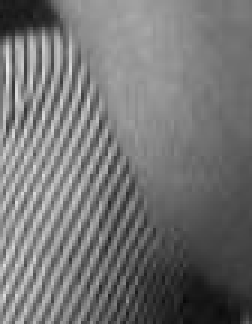
%> input picture test0.PNG, 84 x 108 px (shown 3 times larger)
$ octave main.m   (GNU Octave 9; MATLAB toolbox functions it lacks are replaced by stand-ins)
%> lines starting %> are read from the running program, lines starting %| are printed output that depends on the picture; in (x1, y1, x2, y2) boxes, pixels count from 0 and x2, y2 are one past the last pixel; in counts of white or black regions, pixels touching at a corner belong together; the program's own positions count from 1
### loadimgs.m
%---------------------------------------------------------------------
% Loads the an image and it's fill region, using 'fillColor' as a marker
% value for knowing which pixels are to be filled.
%---------------------------------------------------------------------
function [img,fillImg,fillRegion] = loadimgs(imgFilename,fillFilename,fillColor)
img = imread(imgFilename); fillImg = imread(fillFilename);
fillRegion = fillImg(:,:,1)==fillColor(1) & fillImg(:,:,2)==fillColor(2) & fillImg(:,:,3)==fillColor(3);

### criminisi_inpaint.m
function [ x, u, num_of_iter ] = criminisi_inpaint( img,fillImg,fillRegion )

display('.......................')
disp('Criminisi Method')
display('.......................')

fillColor=[0 255 0];

img = double(img);
x=img;
origImg = img;
ind = img2ind(img);
sz = [size(img,1) size(img,2)];
sourceRegion = ~fillRegion;

%% Initialize isophote values
[Ix(:,:,3) Iy(:,:,3)] = gradient(img(:,:,3));
[Ix(:,:,2) Iy(:,:,2)] = gradient(img(:,:,2));
[Ix(:,:,1) Iy(:,:,1)] = gradient(img(:,:,1));
Ix = sum(Ix,3)/(3*255);
Iy = sum(Iy,3)/(3*255);

% Rotate gradient 90 degrees
temp = Ix;
Ix = -Iy;
Iy = temp;

%% Initialize confidence and data terms
C = double(sourceRegion);
D = repmat(-.1,sz);

  fillMovie(1).cdata=uint8(img);
  fillMovie(1).colormap=[];
  origImg(1,1,:) = fillColor;
  iter = 2;
%   figure;
%   imshow(uint8(fillImg))

%% Modified
tic

num_of_iter=0;
while any(fillRegion(:)) % Determine whether any array elements are nonzero

    num_of_iter=num_of_iter+1;

    B=[1,1,1;1,-8,1;1,1,1];
    dR = find(conv2(double(fillRegion),B,'same')>0); % Boundary Points
    [Nx,Ny] = gradient(double(~fillRegion));
    N = [Nx(dR(:)) Ny(dR(:))]; % Gradients at Boundary Points
    N = normr(N);
    N(~isfinite(N))=0; % handle NaN and Inf

    % Compute confidences along the fill front
    for k=dR'
        Hp = getpatch(sz,k);
        q = Hp(~(fillRegion(Hp)));
        C(k) = sum(C(q))/numel(Hp); % numel : number of elements
    end

  % Compute patch priorities = confidence term * data term
  D(dR) = abs(Ix(dR).*N(:,1)+Iy(dR).*N(:,2)) + 0.001;
  priorities = C(dR).* D(dR);

  % Find patch with maximum priority, Hp
  [unused,ndx] = max(priorities(:));
  p = dR(ndx(1));
  [Hp,rows,cols] = getpatch(sz,p);
  toFill = fillRegion(Hp);

  % Find exemplar that minimizes error, Hq
  Hq = bestexemplar(img,img(rows,cols,:),toFill',sourceRegion);


  % Update fill region
  fillRegion(Hp(toFill)) = false;

  % Propagate confidence & isophote values
  C(Hp(toFill))  = C(p);
  Ix(Hp(toFill)) = Ix(Hq(toFill));
  Iy(Hp(toFill)) = Iy(Hq(toFill));

  % Copy image data from Hq to Hp
  ind(Hp(toFill)) = ind(Hq(toFill));
  img(rows,cols,:) = ind2img(ind(rows,cols),origImg);

    ind2 = ind;
    ind2(fillRegion) = 1;
    fillMovie(iter).cdata=uint8(ind2img(ind2,origImg));
    fillMovie(iter).colormap=[];

    iter = iter+1;

end
toc

inpaintedImg=img;
i1=inpaintedImg;
u=i1;
i2=origImg;
i3=fillImg;
c=C;
d=D;

figure;
subplot(131);image(uint8(i2)); title('Original image');
subplot(132);image(uint8(i3)); title('Fill region');
subplot(133);image(uint8(i1)); title('Inpainted image');
figure;
imshow(uint8(i1));


% [4 lines of commented-out code are left out]

end

### img2ind.m
function ind = img2ind(img)
s=size(img);
ind=reshape(1:s(1)*s(2),s(1),s(2)); % indices in verticle manner

### main.m
clc;
close all;
clear all;

display('.....Choose Method.....')
display('.......................')
display('1. Criminisi')
display('2. CIEI')
display('3. p-Laplace')
display('4. Proposed (ISEF based)')
display('.......................')

method  =   input('Enter your choice for method : ');
%> the answer given: 1

display('.....Choose Image.....')
display('.......................')
display('1. Structure + Texture')
display('2. Bungee')
display('3. Kids')
display('4. Lena')
display('5. Shoes')
display('6. Pratik')
display('7. Horse')
display('.......................')

user_image = input('Enter your choice of image : ');
%> the answer given: 1

display('.......................')

if     user_image==1
    [img,fillImg,fillRegion] = loadimgs('test0.png','test1.png',[255 0 0]);
%> in loadimgs, img is the input picture: size 108x84x3 uint8; min 8, max 231, mean 115.7
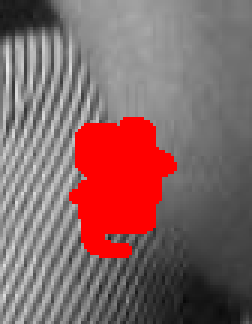
%> input picture test1.PNG, 84 x 108 px (shown 3 times larger)
%> in loadimgs, fillImg is the input picture: size 108x84x3 uint8; mean R, G, B 132.9, 100.7, 100.7
%> in loadimgs, `fillRegion = fillImg(:,:,1)==fillColor(1) & fillImg(:,:,2)==fillColor(..`:
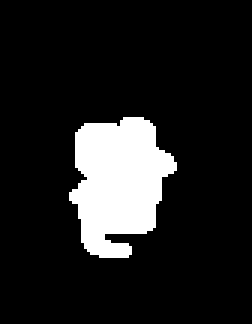
%> fillRegion: size 108x84 logical (shown 3 times larger); 12.7% white; 1 white region, box (x1, y1, x2, y2) and area: (23, 39, 59, 86) 1148
elseif user_image==2
    [img,fillImg,fillRegion] = loadimgs('bungee0.png','bungee1.png',[0 255 0]);
elseif user_image==3
    [img,fillImg,fillRegion] = loadimgs('kids0.png','kids1.png',[0 255 0]);
elseif user_image==4
    [img,fillImg,fillRegion] = loadimgs('lena0.png','lena1.png',[0 255 0]);
elseif user_image==5
    [img,fillImg,fillRegion] = loadimgs('shoes0.png','shoes1.png',[255 0 0]);
elseif user_image==6
    [img,fillImg,fillRegion] = loadimgs('me0.png','me1.png',[0 0 255]);
elseif user_image==7
    [img,fillImg,fillRegion] = loadimgs('horse0.png','horse1.png',[255 0 0]);
else
    display('%...Invalid input...%')
end

if method == 1
    [ x,u, num_of_iter ] = criminisi_inpaint( img,fillImg,fillRegion );
%> in criminisi_inpaint, `ind = img2ind(img);`:
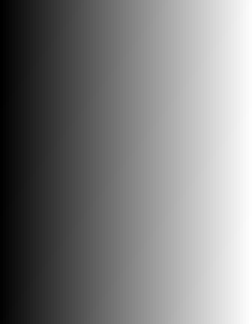
%> ind: size 108x84 double (shown 3 times larger); min 1, max 9072, mean 4536.5; drawn with min black and max white
%> in criminisi_inpaint, `[Ix(:,:,2) Iy(:,:,2)] = gradient(img(:,:,2));`:
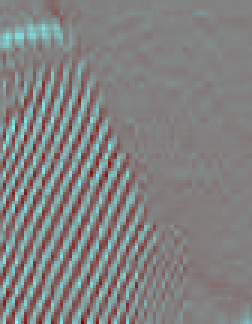
%> Iy: size 108x84x3 double (shown 3 times larger); mean R, G, B 0, -0.4, -0.4; drawn with min black and max white
%> in criminisi_inpaint, `[Ix(:,:,1) Iy(:,:,1)] = gradient(img(:,:,1));`:
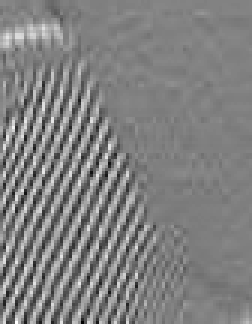
%> Iy: size 108x84x3 double (shown 3 times larger); min -48, max 46, mean -0.4; drawn with min black and max white
%> in criminisi_inpaint, `Ix = -Iy;`:
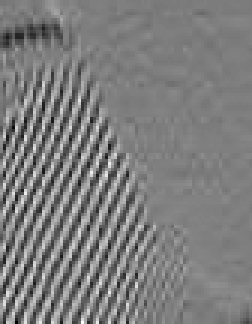
%> Ix: size 108x84 double (shown 3 times larger); min -0.18, max 0.188, mean 0.00156; drawn with min black and max white
%> in criminisi_inpaint, `origImg(1,1,:) = fillColor;`: origImg: size 108x84x3 double; mean R, G, B 115.7, 115.7, 115.7
%> the loop in criminisi_inpaint, `while any(fillRegion(:))` made 1 pass
%> (num_of_iter, B) on pass 1: (1, [1 1 1; 1 -8 1; 1 1 1])
%> pass 1, in criminisi_inpaint, `[Nx,Ny] = gradient(double(~fillRegion));`:
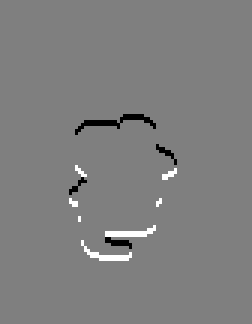
%> Ny: size 108x84 double (shown 3 times larger); min -0.5, max 0.5, mean 0; mean of the top-left, top-right, bottom-left and bottom-right quarters -0.0075, -0.00728, 0.0075, 0.00728; drawn with min black and max white
%> the run ends on the next line
